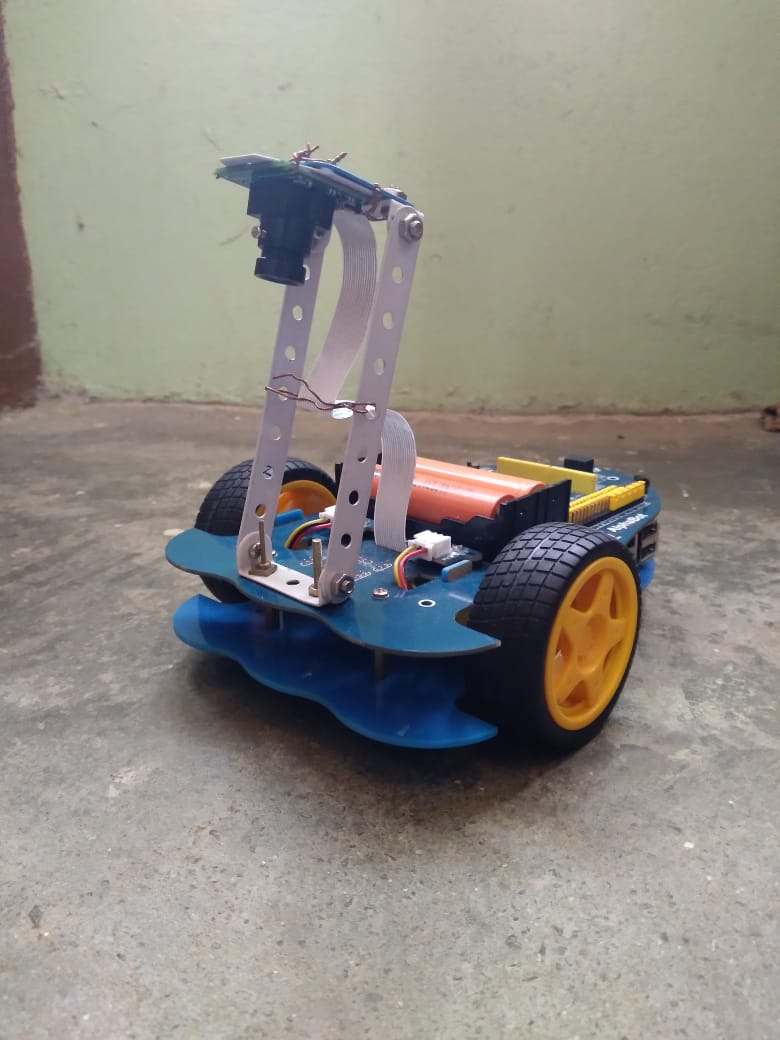
#> input picture img/indegx.jpeg, 780 x 1040 px
$ python -i task_1a.py   (imports and definitions only)
#> lines starting #> are read from the running program, lines starting #| are printed output that depends on the picture; after the words box and inside, x2 and y2 are one past the last pixel; in counts of white or black regions, pixels touching at a corner belong together
#> further down, picture is the input picture: shape (1040, 780, 3); mean B, G, R 132.9, 139.9, 144.2
'''
*****************************************************************************************
*
*        		===============================================
*           		Pharma Bot (PB) Theme (eYRC 2022-23)
*        		===============================================
*
*  This script is to implement Task 1A of Pharma Bot (PB) Theme (eYRC 2022-23).
*
*  This software is made available on an "AS IS WHERE IS BASIS".
*  Licensee/end user indemnifies and will keep e-Yantra indemnified from
*  any and all claim(s) that emanate from the use of the Software or
*  breach of the terms of this agreement.
*
*****************************************************************************************
'''

# Team ID:			2382
# Author List:  Aakash,Devaprasad,Ilamthendral,Gopi
# Filename:			task_1a.py
# Functions:		detect_traffic_signals, detect_horizontal_roads_under_construction, detect_vertical_roads_under_construction,
#					detect_medicine_packages, detect_arena_parameters
# 					[ Comma separated list of functions in this file ]


####################### IMPORT MODULES #######################
## You are not allowed to make any changes in this section. ##
## You have to implement this task with the three available ##
## modules for this task (numpy, opencv)                    ##
##############################################################
import cv2
import numpy as np
##############################################################

################# ADD UTILITY FUNCTIONS HERE #################


##############################################################

# [76 lines left out: functions detect_all_nodes, detect_vertical_roads_under_construction, detect_horizontal_roads_under_construction, not called in this run]


def detect_medicine_packages_present(maze_image):

 medicine_packages = []
 # [31 lines left out: function shopsorter, not called in this run]


 col=[];color=[];l=[];n=0;x1=150;y1=193;x2=107;y2=150;x3=150;y3=193;x4=107;y4=150
 part=[];x=107;y=193;final=[];s=[];sac=[];pre=[]
 image = maze_image
 for i  in range(1,7):
  crop=image[107:150,x4:y4]
  lower_bound = np.array([0, 255, 0])
  upper_bound = np.array([0,255,0])
  green = cv2.inRange(crop, lower_bound, upper_bound)
  if np.count_nonzero(green) !=0 :
   col.append('Green')
  lower_bound = np.array([255, 255, 0])
  upper_bound = np.array([255,255,0])
  blue = cv2.inRange(crop, lower_bound, upper_bound)
  if np.count_nonzero(blue) !=0 :
   col.append('Skyblue')
  lower_bound = np.array([180, 0, 255])
  upper_bound = np.array([180,0,255])
  pink= cv2.inRange(crop, lower_bound, upper_bound)
  if np.count_nonzero(pink) !=0 :
   col.append('Pink')
  lower_bound = np.array([0, 127, 255])
  upper_bound = np.array([0,127,255])
  orange= cv2.inRange(crop, lower_bound, upper_bound)
  if np.count_nonzero(orange) !=0 :
   col.append('Orange')
  x4=x4+100;y4=y4+100

  crop=image[107:150,x3:y3]
  lower_bound = np.array([0, 255, 0])
  upper_bound = np.array([0,255,0])
  green = cv2.inRange(crop, lower_bound, upper_bound)
  if np.count_nonzero(green) !=0 :
   col.append('Green')
  lower_bound = np.array([255, 255, 0])
  upper_bound = np.array([255,255,0])
  blue = cv2.inRange(crop, lower_bound, upper_bound)
  if np.count_nonzero(blue) !=0 :
   col.append('Skyblue')
  lower_bound = np.array([180, 0, 255])
  upper_bound = np.array([180,0,255])
  pink= cv2.inRange(crop, lower_bound, upper_bound)
  if np.count_nonzero(pink) !=0 :
   col.append('Pink')
  lower_bound = np.array([0, 127, 255])
  upper_bound = np.array([0,127,255])
  orange= cv2.inRange(crop, lower_bound, upper_bound)
  if np.count_nonzero(orange) !=0 :
   col.append('Orange')
  x3=x3+100;y3=y3+100

  crop=image[150:193,x2:y2]
  lower_bound = np.array([0, 255, 0])
  upper_bound = np.array([0,255,0])
  green = cv2.inRange(crop, lower_bound, upper_bound)
  if np.count_nonzero(green) !=0 :
   col.append('Green')
  lower_bound = np.array([255, 255, 0])
  upper_bound = np.array([255,255,0])
  blue = cv2.inRange(crop, lower_bound, upper_bound)
  if np.count_nonzero(blue) !=0 :
    col.append('Skyblue')
  lower_bound = np.array([180, 0, 255])
  upper_bound = np.array([180,0,255])
  pink= cv2.inRange(crop, lower_bound, upper_bound)
  if np.count_nonzero(pink) !=0 :
   col.append('Pink')
  lower_bound = np.array([0, 127, 255])
  upper_bound = np.array([0,127,255])
  orange= cv2.inRange(crop, lower_bound, upper_bound)
  if np.count_nonzero(orange) !=0 :
    col.append('Orange')
  x2=x2+100;y2=y2+100

  crop=image[150:193,x1:y1]
  lower_bound = np.array([0, 255, 0])
  upper_bound = np.array([0,255,0])
  green = cv2.inRange(crop, lower_bound, upper_bound)
  if np.count_nonzero(green) !=0 :
   col.append('Green')
  lower_bound = np.array([255, 255, 0])
  upper_bound = np.array([255,255,0])
  blue = cv2.inRange(crop, lower_bound, upper_bound)
  if np.count_nonzero(blue) !=0 :
   col.append('Skyblue')
  lower_bound = np.array([180, 0, 255])
  upper_bound = np.array([180,0,255])
  pink= cv2.inRange(crop, lower_bound, upper_bound)
  if np.count_nonzero(pink) !=0 :
   col.append('Pink')
  lower_bound = np.array([0, 127, 255])
  upper_bound = np.array([0,127,255])
  orange= cv2.inRange(crop, lower_bound, upper_bound)
  if np.count_nonzero(orange) !=0 :
   col.append('Orange')
  x1=x1+100;y1=y1+100
#> this loop made 6 passes
#> pass 1, in detect_medicine_packages_present, `crop=image[107:150,x4:y4]`:
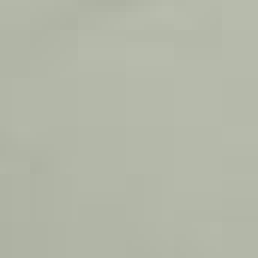
#> crop: shape (43, 43, 3) (shown 6 times larger); mean B, G, R 168.3, 183.3, 179.3
#> after the loop:
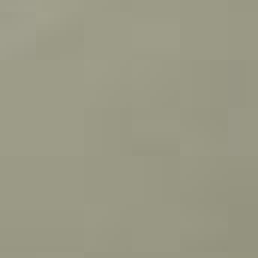
#> crop: shape (43, 43, 3) (shown 6 times larger); mean B, G, R 133.4, 153.3, 154.3
#> after the loop, col = []; x1 = 750; x2 = 707; x3 = 750; x4 = 707; y1 = 793; y2 = 750; y3 = 793; y4 = 750


 gray_image = cv2.cvtColor(image, cv2.COLOR_BGR2GRAY)
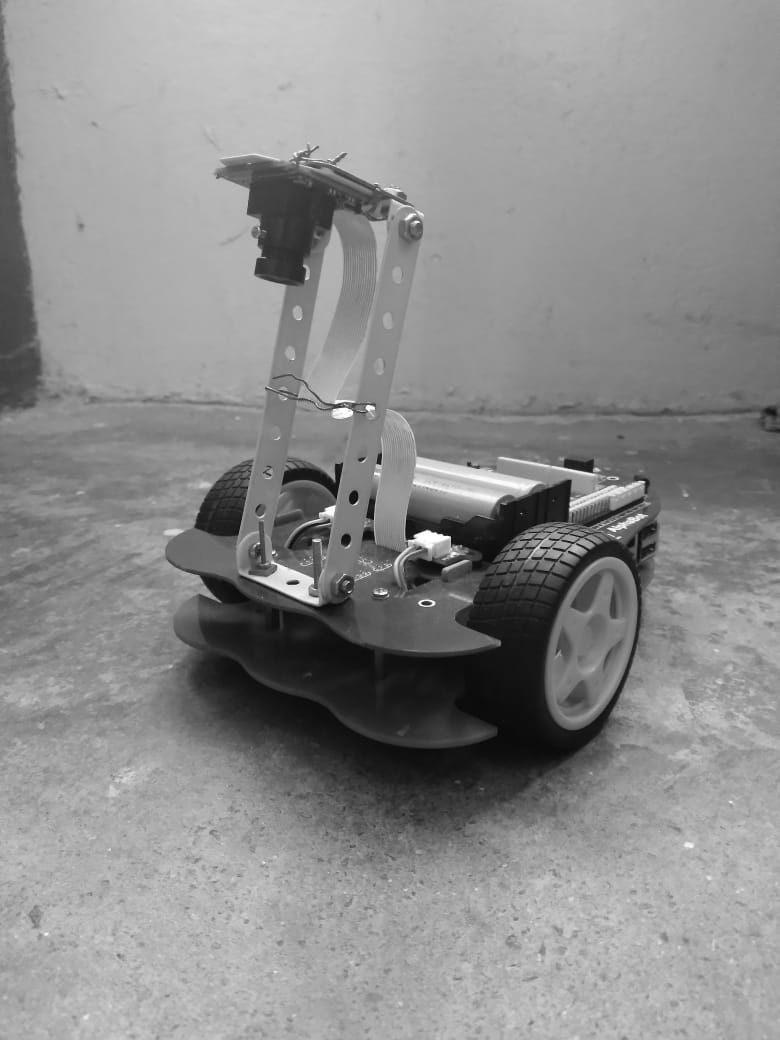
#> gray_image: shape (1040, 780); min 2, max 255, mean 140.4
 image = maze_image
 gray_image = cv2.cvtColor(image, cv2.COLOR_BGR2GRAY)
 _, thrash = cv2.threshold(gray_image, 240, 255, cv2.THRESH_BINARY)
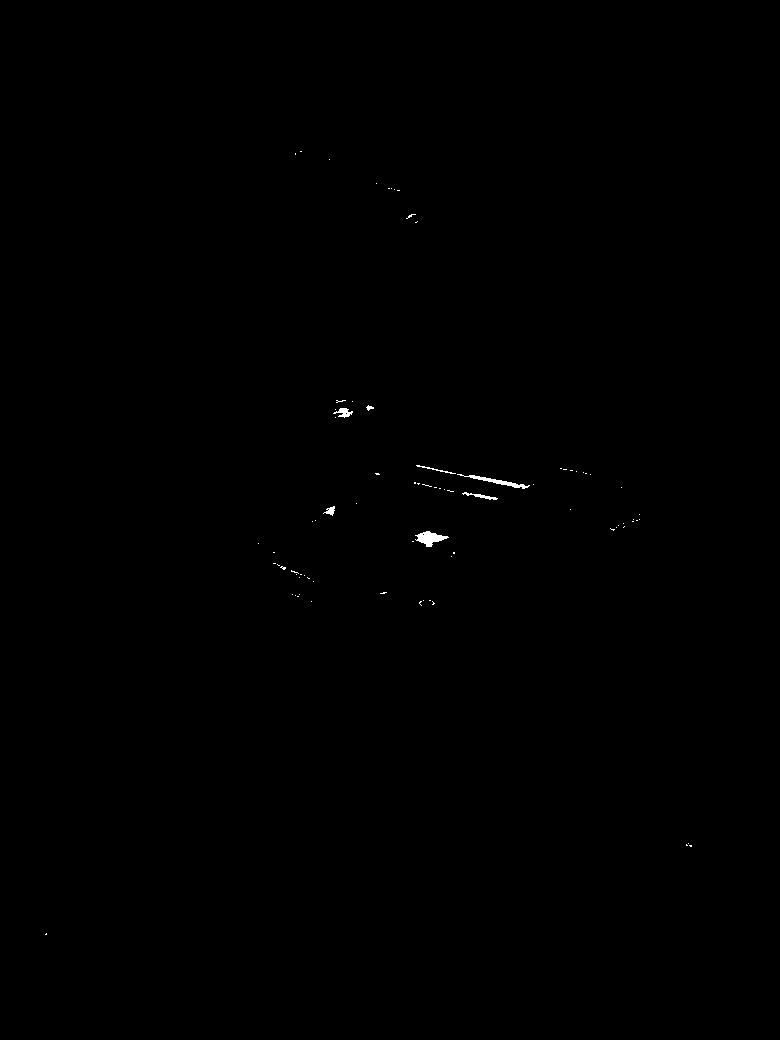
#> thrash: shape (1040, 780); 0.13% white; 81 white regions (74 under 20 px)
 contours, _ = cv2.findContours(thrash, cv2.RETR_TREE, cv2.CHAIN_APPROX_NONE)
#> contours = 85 contours, 79 with area under 20; largest, box (x1, y1, x2, y2) and area: (415, 531, 449, 547) 238, (457, 474, 530, 489) 160, (333, 408, 353, 418) 74, (462, 492, 498, 500) 55, (323, 506, 335, 516) 44, (416, 465, 456, 474) 21
 for i,contour in enumerate(contours):
  shape = cv2.approxPolyDP(contour, 0.01 * cv2.arcLength(contour, True), True)
  cnt = contours[i]
  M = cv2.moments(cnt)
  area = cv2.contourArea(cnt)
  if i!=0:
   if 600>area>300:
    if M['m00'] != 0:
      cx = int(M['m10']/M['m00'])
      cy = int(M['m01']/M['m00'])
    if len(shape)==12:
       final.append('Circle')
       mo1=cx,cy
       s.append(mo1)
    if len(shape)==8:
       final.append('Square')
       mo2=cx,cy
       s.append(mo2)
    if len(shape)==5:
       final.append('Triangle')
       mo3=cx,cy-1
       s.append(mo3)
  x=x+100;y=y+100
#> this loop made 85 passes
#> (area, x, y) on passes 31, 46, 49, 60: (238, 3207, 3293), (43.5, 4707, 4793), (55, 5007, 5093), (159.5, 6107, 6193)
#> after the loop, final = []; s = []; x = 8607; y = 8693

 final1=list(reversed(final))
#> final1 = []
 s=list(map(lambda el:[el], s))


 for i in range(len(s)):
    for j in s[i]:
        if type(j) is tuple:
            s[i] = list(j)
#> this loop made 0 passes

 shapey=list(reversed(s))
#> shapey = []
 x1=107;y1=193;no=[]
 for i  in range(1,7):
  crop=image[107:193,x1:y1]
  gray_image = cv2.cvtColor(crop, cv2.COLOR_BGR2GRAY)
  _, thrash = cv2.threshold(gray_image, 240, 255, cv2.THRESH_BINARY)
  contours, hierarchy = cv2.findContours(thrash, cv2.RETR_TREE, cv2.CHAIN_APPROX_NONE)
  no.append(len(contours)-1)
  x1=x1+100;y1=y1+100
#> this loop made 6 passes
#> contours on pass 3: 4 contours, all with area under 20
#> pass 2, in detect_medicine_packages_present, `crop=image[107:193,x1:y1]`:
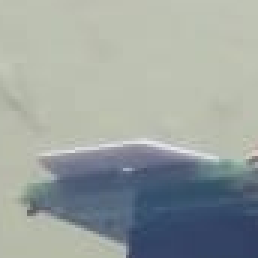
#> crop: shape (86, 86, 3) (shown 3 times larger); mean B, G, R 158.6, 161.8, 154.2
#> after the loop:
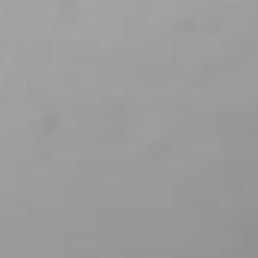
#> gray_image: shape (86, 86) (shown 3 times larger); min 144, max 165, mean 155.4
#> after the loop, no = [-1, -1, 3, -1, -1, -1]; x1 = 707; y1 = 793

 shop0=[];shop1=[];shop2=[];shop3=[];shop4=[];shop5=[];ls=0;i=0
 for j in range(0,len(no)):
   for i in range(i,no[j]+i):
    if j==0:
     shop0.append(col[i])
     shop0.append(final1[i])
     shop0.append(shapey[i])
    if j==1:
     shop1.append(col[i])
     shop1.append(final1[i])
     shop1.append(shapey[i])
    if j==2:
     shop2.append(col[i])
     shop2.append(final1[i])
     shop2.append(shapey[i])
    if j==3:
     shop3.append(col[i])
     shop3.append(final1[i])
     shop3.append(shapey[i])
    if j==4:
     shop4.append(col[i])
     shop4.append(final1[i])
     shop4.append(shapey[i])
    if j==5:
     shop5.append(col[i])
     shop5.append(final1[i])
     shop5.append(shapey[i])
   ls=ls+no[j]
   i=ls
#> this loop made 3 passes
#> (ls, i) on passes 1 to 2: (-1, -1), (-2, -2)
#> after the loop, ls = -2; shop0 = []; shop1 = []; shop2 = []; shop3 = []; shop4 = []; shop5 = []


 shop0=shopsorter(shop0)
 shop1=shopsorter(shop1)
 shop2=shopsorter(shop2)
 shop3=shopsorter(shop3)
 shop4=shopsorter(shop4)
 shop5=shopsorter(shop5)


 if  len(shop0)!=0:
  for i in range(0,len(shop0)):
   if i %4==0:
    shop0.insert(i,'Shop_1')


 if  len(shop1)!=0:
  for i in range(0,len(shop1)):
   if i %4==0:
    shop1.insert(i,'Shop_2')

 if  len(shop2)!=0:
  for i in range(0,len(shop2)):
   if i %4==0:
    shop2.insert(i,'Shop_3')


 if  len(shop3)!=0:
  for i in range(0,len(shop3)):
   if i %4==0:
    shop3.insert(i,'Shop_4')

 if  len(shop4)!=0:
  for i in range(0,len(shop4)):
   if i %4==0:
    shop4.insert(i,'Shop_5')

 if  len(shop5)!=0:
  for i in range(0,len(shop5)):
   if i %4==0:
    shop5.insert(i,'Shop_6')

 medicine_packages_present=[]
 medicine_packages_present.append(shop0)
 medicine_packages_present.append(shop1)
 medicine_packages_present.append(shop2)
 medicine_packages_present.append(shop3)
 medicine_packages_present.append(shop4)


 return medicine_packages_present

# [10 lines left out: function detect_arena_parameters, not called in this run]

# [49 lines not run here, left out]

>>> import cv2
>>> picture = cv2.imread('../img/indegx.jpeg')
#> (the run stopped early here; a loop or call above may not have finished)
